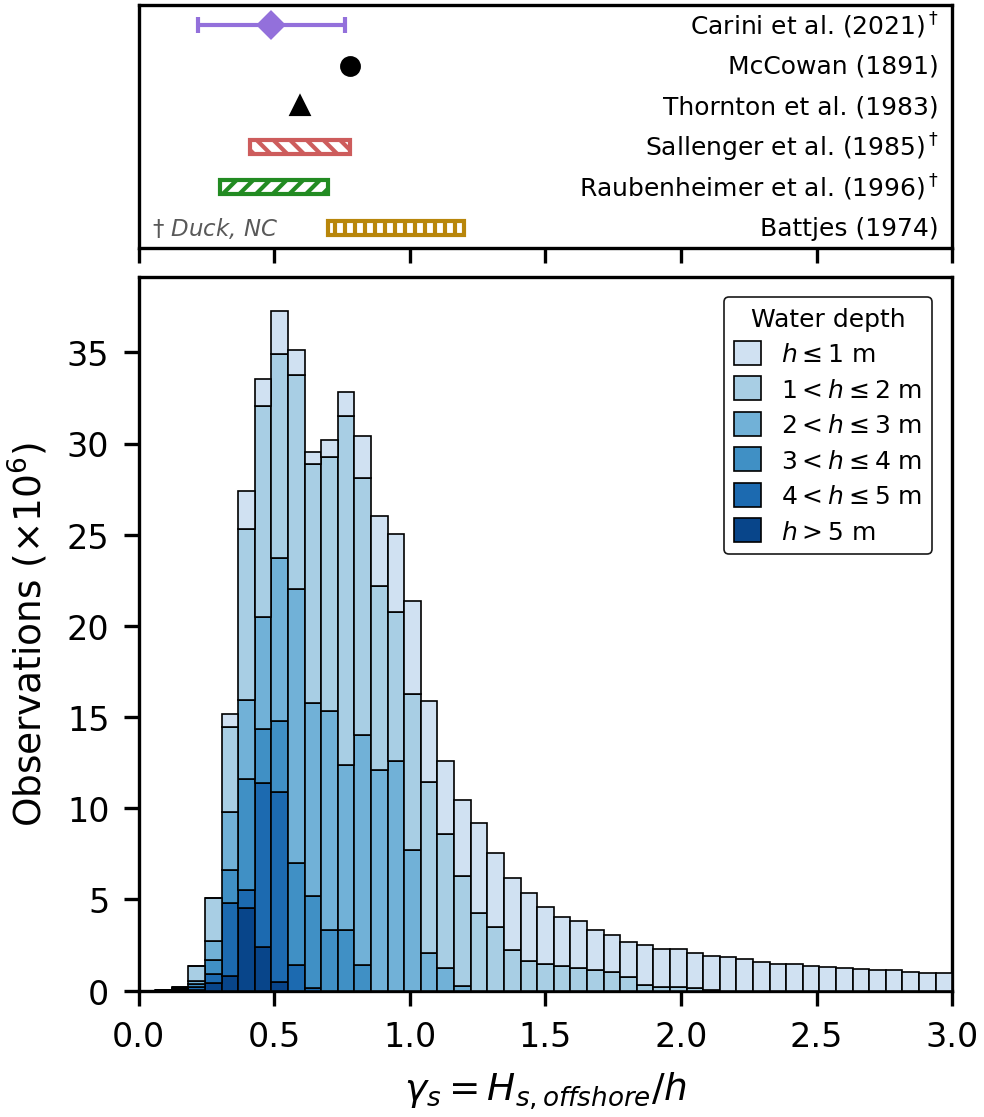

This figure's Python source:
"""Breaker index histogram (alt): depth-stacked bars with a labelled literature reference lane."""

import numpy as np
import xarray as xr
import matplotlib.pyplot as plt
import matplotlib.patches as mpatches
from pathlib import Path
import dunex_paths

from common.figure_style import apply_style, savefig, COL_W

DATA_PATH   = dunex_paths.ANALYSIS_DATASET
OUTPUT_PATH = str(Path(__file__).parent / '01_breaker_index_hist_alt.png')


def main():
    apply_style()

    ds = xr.open_dataset(DATA_PATH)

    depth = ds.depth.values.flatten()
    gamma_s = (ds.waveHs / (ds.depth + ds.setup)).values.flatten()
    # gamma_s = (ds.waveHs / (ds.depth)).values.flatten()
    counts  = ds.observation_count.values.flatten()
    valid   = ~(np.isnan(gamma_s) | np.isnan(counts) | np.isnan(depth)) & (counts > 0) & (gamma_s > 0)

    H_rms_to_Hs = np.sqrt(2)  # Hs = sqrt(2) * Hrms for Rayleigh distribution

    # McCowan (1891)
    mccowan_gamma = 0.78

    # Thornton & Guza (1982) — reported as gamma_rms; convert to gamma_s for plotting
    thornton_guza_gamma_rms = 0.42
    thornton_guza_gamma_s   = thornton_guza_gamma_rms * H_rms_to_Hs

    # Sallenger & Holman (1985) — reported as gamma_rms range; convert to gamma_s for plotting
    sallenger_holman_gamma_rms_low  = 0.29
    sallenger_holman_gamma_rms_high = 0.55
    sallenger_holman_gamma_s_low    = sallenger_holman_gamma_rms_low  * H_rms_to_Hs
    sallenger_holman_gamma_s_high   = sallenger_holman_gamma_rms_high * H_rms_to_Hs
    print(f'{sallenger_holman_gamma_s_low=}')
    print(f'{sallenger_holman_gamma_s_high=}')

    # Raubenheimer (1996) — reported as gamma_s range
    raubenheimer_gamma_s_low  = 0.3
    raubenheimer_gamma_s_high = 0.7

    # Battjes (1974); see related discussion in Raubenheimer.
    battjes_gamma_low  = 0.7
    battjes_gamma_high = 1.2

    # Carini et al. (2021) — wave-by-wave gamma measured at the FRF, mean +/- 1 sigma
    carini_gamma_mean = 0.49
    carini_gamma_std  = 0.27
    carini_color      = 'mediumpurple'

    x_max = 3

    fig, (ax_ref, ax) = plt.subplots(
        2, 1, figsize=(COL_W, COL_W * 1.22), sharex=True,
        gridspec_kw={'height_ratios': [0.34, 1], 'hspace': 0.06})

    # Reference lane above the histogram: literature values as labelled, non-overlapping rows
    bar_h = 0.34
    lit_rows = [
        dict(kind='errbar', mean=carini_gamma_mean, std=carini_gamma_std,
             color=carini_color,
             label=r'Carini et al. (2021)$^\dagger$'),
        dict(kind='point', x=mccowan_gamma, marker='o', color='black',
             label=r'McCowan (1891)'),
        dict(kind='point', x=thornton_guza_gamma_s, marker='^', color='black',
             label=r'Thornton et al. (1983)'),
        dict(kind='range', lo=sallenger_holman_gamma_s_low, hi=sallenger_holman_gamma_s_high,
             color='indianred', hatch='\\\\\\\\\\\\',
             label=r'Sallenger et al. (1985)$^\dagger$'),
        dict(kind='range', lo=raubenheimer_gamma_s_low, hi=raubenheimer_gamma_s_high,
             color='forestgreen', hatch='//////',
             label=r'Raubenheimer et al. (1996)$^\dagger$'),
        dict(kind='range', lo=battjes_gamma_low, hi=battjes_gamma_high,
             color='darkgoldenrod', hatch='|||||',
             label=r'Battjes (1974)'),
    ]
    for row, e in enumerate(lit_rows):
        if e['kind'] == 'point':
            ax_ref.plot(e['x'], row, marker=e['marker'], color=e['color'],
                        markersize=4, linestyle='none', zorder=2)
        elif e['kind'] == 'range':
            ax_ref.add_patch(mpatches.Rectangle((e['lo'], row - bar_h / 2), e['hi'] - e['lo'],
                                                bar_h, facecolor='none', edgecolor=e['color'],
                                                hatch=e['hatch'], linewidth=1.0))
        elif e['kind'] == 'errbar':
            ax_ref.errorbar(e['mean'], row, xerr=e['std'], fmt='D', color=e['color'],
                            markersize=4, elinewidth=1.0, capsize=2, zorder=2)
        ax_ref.text(x_max - 0.05, row, e['label'], va='center', ha='right', fontsize=6)

    ax_ref.text(0.05, len(lit_rows) - 1, r'$\dagger$ Duck, NC', va='center', ha='left',
                fontsize=5.5, style='italic', color='0.35')

    ax_ref.set_ylim(len(lit_rows) - 0.5, -0.5)
    ax_ref.set_yticks([])
    ax_ref.tick_params(labelbottom=False)

    # Histogram, stacked by depth band
    bins = np.linspace(0, x_max, 50)

    dv, gv_all, wt_all = depth[valid], gamma_s[valid], counts[valid]
    depth_edges = np.arange(1, 6, 1)  # 1.0, 2.0, 3.0, 4.0, 5.0 m; bands ordered deep -> shallow
    depth_masks  = [dv > depth_edges[-1]]
    depth_labels = [rf'$h > {depth_edges[-1]:g}$ m']
    for hi, lo in zip(depth_edges[-1:0:-1], depth_edges[-2::-1]):
        depth_masks.append((dv > lo) & (dv <= hi))
        depth_labels.append(rf'${lo:g} < h \leq {hi:g}$ m')
    depth_masks.append(dv <= depth_edges[0])
    depth_labels.append(rf'$h \leq {depth_edges[0]:g}$ m')
    depth_colors = [plt.cm.Blues(v) for v in np.linspace(0.92, 0.20, len(depth_masks))]

    ax.hist([gv_all[m] for m in depth_masks], bins=bins,
            weights=[wt_all[m] for m in depth_masks], stacked=True,
            color=depth_colors, edgecolor='black', linewidth=0.4, zorder=3)

    ax.set_xlabel(r'$\gamma_s = H_{s,offshore} / h$')
    ax.set_ylabel(r'Observations $(\times 10^6)$')
    ax.yaxis.set_major_formatter(plt.FuncFormatter(lambda x, _: f'{x/1e6:.0f}'))
    ax.set_xlim(0, x_max)

    # Depth-band legend (describes the stacked bars); listed shallow -> deep, top to bottom.
    depth_handles = [mpatches.Patch(facecolor=c, edgecolor='black', linewidth=0.4)
                     for c in depth_colors[::-1]]
    leg = ax.legend(depth_handles, depth_labels[::-1], title='Water depth',
                    loc='upper right', fontsize=6, title_fontsize=6,
                    frameon=True, handlelength=1.1, handleheight=1.1,
                    labelspacing=0.4, borderaxespad=0.8)
    leg.get_frame().set_linewidth(0.4)
    leg.get_frame().set_edgecolor('black')

    fig.tight_layout(pad=0.3)
    savefig(fig, OUTPUT_PATH)

    # Summary stats
    gv, wt  = gamma_s[valid], counts[valid]
    total   = wt.sum()
    pct     = wt[(gv >= raubenheimer_gamma_s_low) & (gv <= battjes_gamma_high)].sum() / total * 100
    pct_gt  = wt[gv > 0.3].sum() / total * 100
    w_mean  = np.average(gv, weights=wt)
    si      = np.argsort(gv)
    w_med   = gv[si][np.searchsorted(np.cumsum(wt[si]), 0.5 * total)]
    hist, _ = np.histogram(gv, bins=bins, weights=wt)
    w_mode  = 0.5 * (bins[hist.argmax()] + bins[hist.argmax() + 1])
    print(f"% in [{raubenheimer_gamma_s_low}, {battjes_gamma_high}]:  {pct:.1f}%")
    print(f"% gamma_s > 0.3:   {pct_gt:.1f}%")
    print(f"Weighted mean:     {w_mean:.4f}")
    print(f"Weighted median:   {w_med:.4f}")
    print(f"Weighted mode:     {w_mode:.4f}  (bin center, width {bins[1]-bins[0]:.4f})")


if __name__ == '__main__':
    main()
